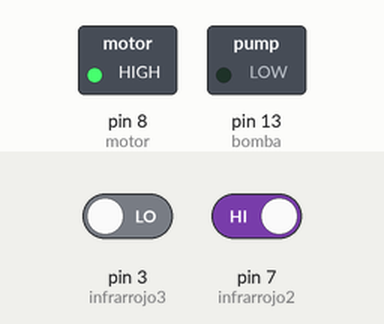
Simulated run of this sketch. Board: Arduino Uno, built with avr-gcc and run on an emulated ATmega328P. Parts: switched loads named in the sketch (green lamp = pin HIGH). Inputs (shaded band) come from the test bench; at power-on: pin 3 (infrarrojo3) LOW, pin 7 (infrarrojo2) HIGH.

Above: at 10.8 s.
10.9 s: pin 3 (infrarrojo3) driven HIGH
At 15.7 s:
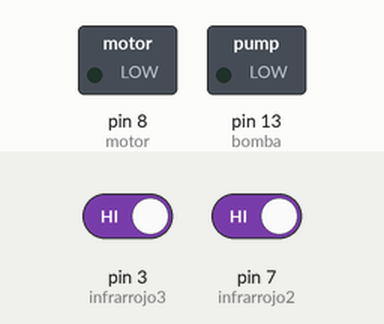
16.9 s: pin 7 (infrarrojo2) driven LOW
At 19.9 s:
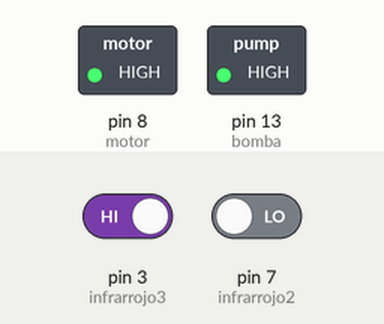
Timing chart, 0 to 21.4 s (numbered marks = the images above; inputs shaded):
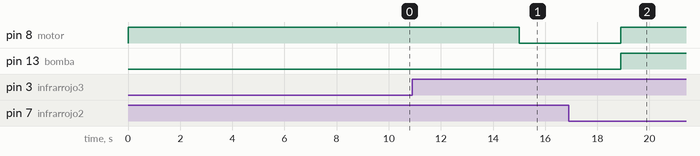

The sketch:

codigo_con_sensores_2_y_3.ino
```cpp
int motor = 8;
int bomba = 13;
int infrarrojo2=7;
int infrarrojo3=3;
int sensor2=0;
int sensor3=0;

void setup(){
  // ASIGNACION DE SALIDAS DIGITALES.
  Serial.begin(9600);
  pinMode(infrarrojo2,INPUT);
  pinMode(infrarrojo3,INPUT);
  pinMode(motor, OUTPUT);  //definir pin como salida
  pinMode(bomba, OUTPUT);  //definir pin como salida
}

void loop(){
  digitalWrite(bomba, LOW); // Prendido bomba
  digitalWrite(motor, LOW); // LOW prendido motor
  sensor2 = digitalRead(infrarrojo2);
  if(sensor2==0){

      digitalWrite(motor, LOW);  // prendido motor
      delay(2000);
      digitalWrite(motor, HIGH);  // apaga motor
      digitalWrite(bomba, HIGH); // prendido bomba
      delay(20000);  // Llenado
      digitalWrite(bomba, LOW); // apagado bomba
      digitalWrite(motor, LOW); // LOW prendido motor
      delay(3000);}

  sensor3 = digitalRead(infrarrojo3);
  if(sensor3==0){
    digitalWrite(motor, HIGH);  // apagado motor
    delay(5000);
  }

}
```

Measured:
- after the input at 10.9 s, pin 8 (motor): HIGH → LOW after 4.1 s
- after the input at 16.9 s, pin 8 (motor), pin 13 (bomba): LOW → HIGH after 2.0 s
